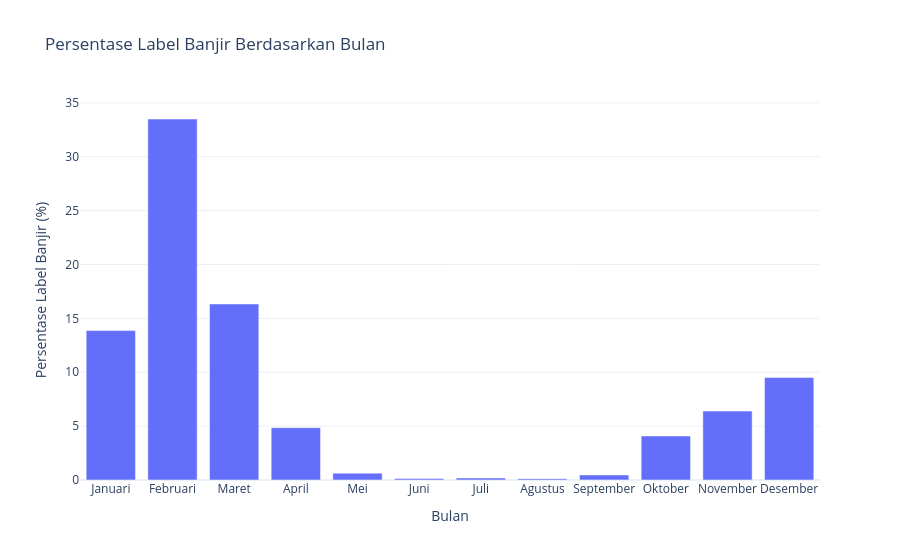

This figure's notebook cell:
### Code cell
# ANALISIS TEMPORAL: POLA BANJIR BERDASARKAN BULAN

tren_bulanan = (
    df.group_by("month")
    .agg(
        pl.len().alias("jumlah_observasi"),
        (
            pl.col("flood_label").mean() * 100
        ).alias("persentase_label_banjir")
    )
    .sort("month")
)

print("=== DISTRIBUSI LABEL BANJIR PER BULAN ===")
print(tren_bulanan)

# VISUALISASI 2
nama_bulan = [
    "Januari", "Februari", "Maret",
    "April", "Mei", "Juni",
    "Juli", "Agustus", "September",
    "Oktober", "November", "Desember"
]

data_bulanan = tren_bulanan.to_pandas()
data_bulanan["nama_bulan"] = data_bulanan["month"].map(
    lambda x: nama_bulan[x - 1]
)

fig2 = px.bar(
    data_bulanan,
    x="nama_bulan",
    y="persentase_label_banjir",
    title="Persentase Label Banjir Berdasarkan Bulan",
    labels={
        "nama_bulan": "Bulan",
        "persentase_label_banjir": "Persentase Label Banjir (%)"
    },
    hover_data=["jumlah_observasi"]
)

fig2.update_layout(
    template="plotly_white",
    xaxis_title="Bulan",
    yaxis_title="Persentase Label Banjir (%)"
)

fig2.show()

### Figure 1 — Plotly figure (JSON) as saved in the notebook; plotly's stock layout.template omitted (floating-point values rounded to 4 significant figures)
{"data": [{"customdata": [[89358], [89994], [98580], [95400], [98580], [95400], [98580], [98580], [95400], [98580], [95400], [98580]], "hovertemplate": "Bulan=%{x}<br>Persentase Label Banjir (%)=%{y}<br>jumlah_observasi=%{customdata[0]}<extra></extra>", "legendgroup": "", "marker": {"color": "#636efa", "pattern": {"shape": ""}}, "name": "", "orientation": "v", "showlegend": false, "textposition": "auto", "type": "bar", "x": ["Januari", "Februari", "Maret", "April", "Mei", "Juni", "Juli", "Agustus", "September", "Oktober", "November", "Desember"], "xaxis": "x", "y": [13.87, 33.51, 16.34, 4.856, 0.637, 0.1457, 0.1856, 0.1248, 0.4696, 4.088, 6.394, 9.511], "yaxis": "y"}], "layout": {"barmode": "relative", "legend": {"tracegroupgap": 0}, "title": {"text": "Persentase Label Banjir Berdasarkan Bulan"}, "xaxis": {"anchor": "y", "domain": [0, 1], "title": {"text": "Bulan"}}, "yaxis": {"anchor": "x", "domain": [0, 1], "title": {"text": "Persentase Label Banjir (%)"}}}}
